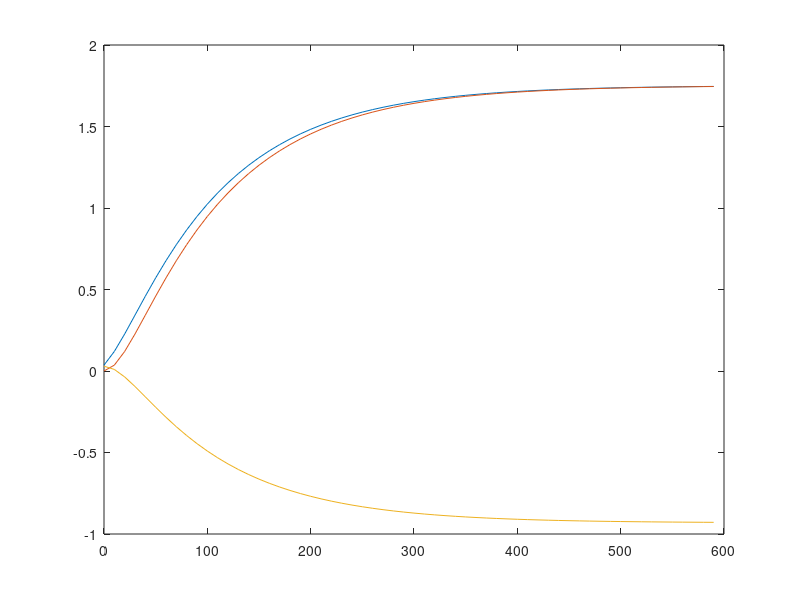
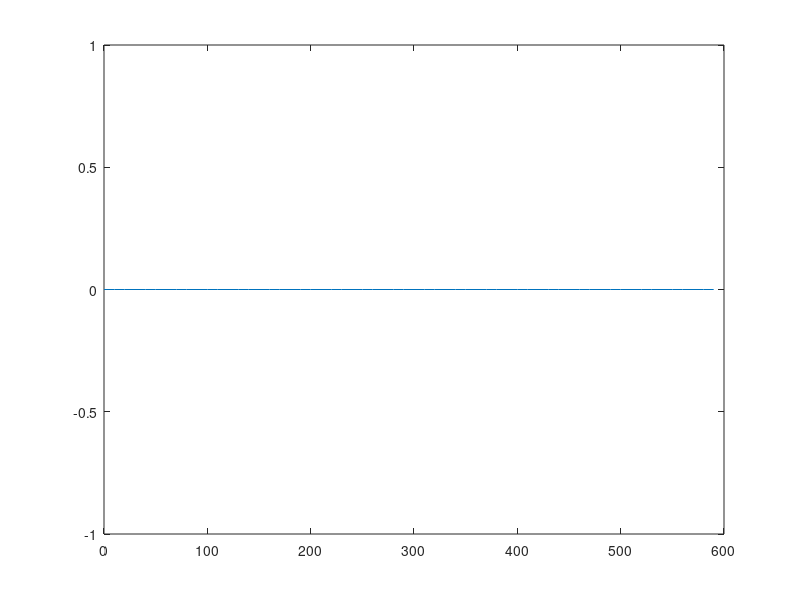

These charts were generated, in order, by the following MATLAB code: (Note: this script raises an error after producing the figures.)
clc 
clear
close all
%% Observador de lunenberg
A = [1.5114 -0.54881; 1 0]';
B = [0.03602; 0.0295];
C = [1 0];
sys = ss(A,B,C,0,10);

L = [0.3724; -0.9496];
xk = [0;0];
uk = 1;
ykk = [];
xk_est = [0;0];
ek = 0;
xkk1_est = []
xkk2_est = []
x1kest = 0;
x2kest = 0;
ekk = [];
for k = 0:59
    xk_1 = A*xk +B*uk;
    yk = C*xk;
    xk = xk_1;
    ykk = [ykk; yk];
    
    % obsservador
    
    xk_1est = A*xk_est + B*uk +L*ek;
    yk_est = C*xk_est;
    ek = yk-yk_est;
    xk_est = xk_1est;
    x1k_est = xk_est(1);
    x2k_est = xk_est(2);
    xkk1_est = [xkk1_est; x1k_est];
    xkk2_est = [xkk2_est; x2k_est];
    ekk = [ekk; ek];
    
end

t = 0:1:59;
plot(t*10,xkk1_est, t*10,ykk,t*10,xkk2_est)
figure(2)
plot(t*10,ekk);

%% Calculo de los tiempos de muestreo

n=input('ENTRE EL NUMERADOR DEL SISTEMA=');
d=input('ENTRE EL DENOMINADOR DEL SISTEMA=');
[nw,dw]=cloop(n,d,-1);  %Calcula FT en lazo cerrado 
[mag,fase,w]=bode(nw,dw); %Calcula Magnitud, y fase 
mag1=mag(1,1);        % Magnitud a baja frecuencia      
mag2=0.707*mag1;    %Calcula el valor de la magnitud para wc 
wc=interp1(mag,w,mag2,'spline'); %Interpolacion para cálculo exacto 
wmin=8*wc;
wmax=12*wc;
Tmin=2*pi/wmax;
Tmax=2*pi/wmin;
fprintf(' RANGO PARA EL PERIODO : Wmin=%3.2f   Wmax=%3.2f',wmin, wmax) 
fprintf(' RANGO PARA EL PERIODO : Tmin=%3.2f   Tmax=%3.2f',Tmin, Tmax) 

%% Programa para obtener el LGR
clc 
n=[1];
d=[1 0.5 0];                   %planta continua
[nd,dd]=c2dm(n ,d,1,'zoh');    %discretizacion con t = 1
x=0 :0.1:2*pi;             
figure(1) 
plot(sin(x),cos(x),'.')        %dibuja el circulo unitario
hold
rlocus(nd ,dd)                 %Grafica del lugar geométrico de las raíces
axis([-3 1.5 -2 2])            %Escala para los ejes

%% Diagrama de bode
clc
n=input( 'Entre el numerador continuo n= '); 
d=input( 'Entre el denominador continuo d= '); 
theta=input ('Entre el retardo theta= '); 
T=input( 'Entre el periodo de muestreo T= '); 
G=tf (n,d, 'IODelay',theta )
GD=c2d(G ,T) % Discretiza la funcion
get(GD);     % Muuestra propiedades de la funcion
w=0.01:0.05:3; % Rango de frecuencia deseado (opcional) 
[mag,fase,w]=bode (GD,w); %Calcula la magnitud y el ángulo 
imargin(mag,fase,w) % Hace la gráfica"
grid
[Kmax,PHIPM,wpi,wc]= imargin(mag,fase,w) % Calcula Kmax"

%% Asignacion de polos
% Basic parameters
T = 0.01;
Gz = c2d(Gs,T,'zoh');
step(Gs,Gz)
b1 = Gz.Numerator{1}(2);
a1 = Gz.Denominator{1}(2);
ts = 10;
Mp = 0.1;
Xi = -log(Mp)/sqrt(log(Mp)^2 + pi^2);
Wn = 4/(ts*Xi);
Mag = exp(-Xi*Wn*T);
Ang = Wn*T*sqrt(1-Xi^2);
Pol1 = Mag*(cos(Ang)+1i*sin(Ang));
Pol2 = conj(Pol1);
Ecd = conv([1 -Pol1],[1 -Pol2]);

% Control PI
q0_PI3 = (Ecd(2)+1-a1)/b1;
q1_PI3 = (Ecd(3)+a1)/b1;

% Control PID
Pol3 = -0.001;
Ecd2 = conv (Ecd, [1 -Pol3])
q0_PID3 = (Ecd2(2)+1-a1)/b1
q1_PID3 = (Ecd2(3)+a1)/b1
q2_PID3 = Ecd2(4)/b1

%% Ziegler y Nichols limit gain
% Basic parameters
bode(Gs/(Gs+1))
%Gm es la ganancia limite, Pm es phase margin, Wcg Phase crossover
%frequency, Wcp Gain crossover frequency
[Gm,Pm,Wcg,Wcp] = margin(Gs);

%% RST incremental
% Basic parameters
Ts = 0.01;
Gz = c2d(Gs,Ts,'zoh');
step(Gs,Gz)
a0 = 1
b0 = Gz.Numerator{1}(2)
a1 = Gz.Denominator{1}(2)
d = 1

ts = 5;
Mp = 0.1;
Xi = -log(Mp)/sqrt(log(Mp)^2 + pi^2);
Wn = 4/(ts*Xi);
Mag = exp(-Xi*Wn*Ts);
Ang = Wn*Ts*sqrt(1-Xi^2);
Pol1 = Mag*(cos(Ang)+1i*sin(Ang));
Pol2 = conj(Pol1);
Ecd = conv([1 -Pol1],[1 -Pol2]);
B = Gz.numerator{1};
A = Gz.denominator{1};
a1 = A(2);
b1 = B(2);
R0 = 1;
S0 = 0.2932;
S1 = -0.277;
Tt = S0+S1;

% inicializa parametros de Simulacion
T0 = 0;  %Temperatura Ambiente
nit=500;    %Numero de interacciones
u(1:nit) = 0; 
ym(1:nit) = 0;  
r(1:nit) = T0;

% Referência
r(10:nit) = 300; 

for k=4:nit
        t = 0:Ts:(k-1)*Ts;
        ym=lsim(Gs,u(:,1:k),t,'zoh')+T0;
        %Ley de Control
        u(k)=(1/R0)*(Tt*r(k)-S0*ym(k)-S1*ym(k-1)+R0*u(k-1));

        if u(k) > 100
            u(k) = 100;
        else if u(k)<0
                u(k) = 0;
            end
        end

end


t = 0:Ts:(nit-1)*Ts;
figure
subplot(2,1,1)
stairs(t,r,'--k','Linewidth',2),hold on
stairs(t,ym,'-r','Linewidth',2)
xlabel('Tiempo (s)');
ylabel('Velocidad (RPM)');
legend('r','y','Location','SouthEast')
grid on;
hold
subplot(2,1,2)
stairs(t,u,'b','Linewidth',2)
xlabel('Tiempo (s)');
ylabel('PWM (%)');   
legend('u')
grid on;
